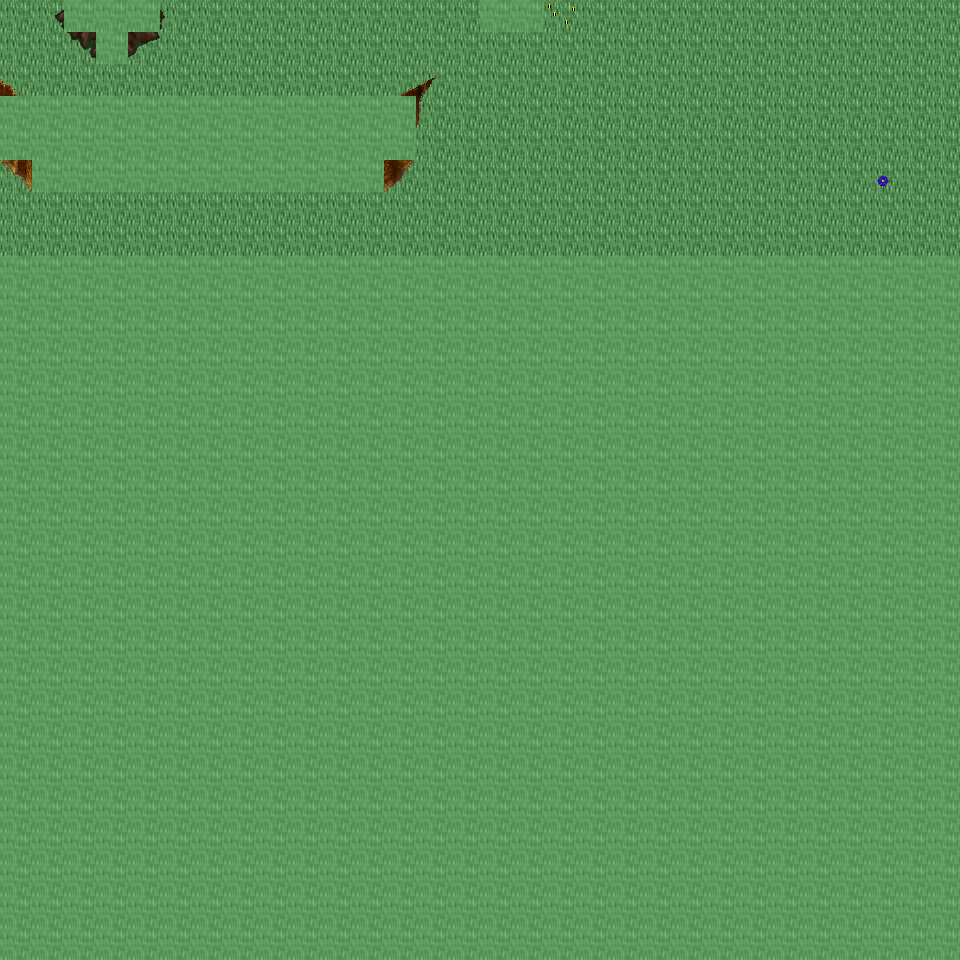

The image is a tile-based game level rendered from a .tmx file. Its description and source (layers, tilesets, objects; grid data summarised) follow:
An orthogonal 30x30 tile map with 32x32 px tiles, 6 tile layers (Ground, Object, Object2, Above, ...), 35 tilesets and 6 objects (6x mapchange).

<map version="1.0" orientation="orthogonal" renderorder="right-down" width="30" height="30" tilewidth="32" tileheight="32" nextobjectid="7">
  <tileset firstgid="1" name="tileset_ground_ground" tilewidth="32" tileheight="32" tilecount="33" columns="3">
    <image source="../drawable/tileset_ground_ground.png" width="96" height="352" />
  </tileset>
  <tileset firstgid="34" name="tileset_ground_water_pool" tilewidth="32" tileheight="32" tilecount="72" columns="3">
    <image source="../drawable/tileset_ground_water_pool.png" width="96" height="768" />
  </tileset>
  <tileset firstgid="106" name="tileset_ground_ridge_earth_dark" tilewidth="32" tileheight="32" tilecount="96" columns="12">
    <image source="../drawable/tileset_ground_ridge_earth_dark.png" width="384" height="256" />
  </tileset>
  <tileset firstgid="202" name="tileset_ground_grass_edges" tilewidth="32" tileheight="32" tilecount="36" columns="12">
    <image source="../drawable/tileset_ground_grass_edges.png" width="384" height="96" />
  </tileset>
  <tileset firstgid="238" name="tileset_ground_grass_corners" tilewidth="32" tileheight="32" tilecount="24" columns="6">
    <image source="../drawable/tileset_ground_grass_corners.png" width="192" height="128" />
  </tileset>
  <tileset firstgid="262" name="tileset_plant_flower_daisy_blue" tilewidth="32" tileheight="32" tilecount="8" columns="2">
    <image source="../drawable/tileset_plant_flower_daisy_blue.png" width="64" height="128" />
  </tileset>
  <tileset firstgid="270" name="tileset_plant_flower_daisy_yellow" tilewidth="32" tileheight="32" tilecount="8" columns="2">
    <image source="../drawable/tileset_plant_flower_daisy_yellow.png" width="64" height="128" />
  </tileset>
  <tileset firstgid="278" name="tileset_plant_flower_daisy_red" tilewidth="32" tileheight="32" tilecount="8" columns="2">
    <image source="../drawable/tileset_plant_flower_daisy_red.png" width="64" height="128" />
  </tileset>
  <tileset firstgid="286" name="tileset_plant_flower_daisy_white" tilewidth="32" tileheight="32" tilecount="8" columns="2">
    <image source="../drawable/tileset_plant_flower_daisy_white.png" width="64" height="128" />
  </tileset>
  <tileset firstgid="294" name="tileset_logic_collision" tilewidth="32" tileheight="32" tilecount="1" columns="1">
    <image source="../drawable/tileset_logic_collision.png" width="32" height="32" />
  </tileset>
  <tileset firstgid="295" name="tileset_plant_tree_tree_green" tilewidth="32" tileheight="32" tilecount="88" columns="8">
    <image source="../drawable/tileset_plant_tree_tree_green.png" width="256" height="352" />
  </tileset>
  <tileset firstgid="383" name="tileset_plant_stump_stump_brown" tilewidth="32" tileheight="32" tilecount="4" columns="2">
    <image source="../drawable/tileset_plant_stump_stump_brown.png" width="64" height="64" />
  </tileset>
  <tileset firstgid="387" name="tileset_item_pot_cauldron" tilewidth="32" tileheight="32" tilecount="48" columns="8">
    <image source="../drawable/tileset_item_pot_cauldron.png" width="256" height="192" />
  </tileset>
  <tileset firstgid="435" name="tileset_plant_bush_various_small" tilewidth="32" tileheight="32" tilecount="9" columns="3">
    <image source="../drawable/tileset_plant_bush_various_small.png" width="96" height="96" />
  </tileset>
  <tileset firstgid="444" name="tileset_ground_rock_pebbles" tilewidth="32" tileheight="32" tilecount="3" columns="1">
    <image source="../drawable/tileset_ground_rock_pebbles.png" width="32" height="96" />
  </tileset>
  <tileset firstgid="447" name="tileset_ground_ladder_vertical_dark" tilewidth="32" tileheight="32" tilecount="3" columns="3">
    <image source="../drawable/tileset_ground_ladder_vertical_dark.png" width="96" height="32" />
  </tileset>
  <tileset firstgid="450" name="tileset_item_chemistry_empty_bottles" tilewidth="32" tileheight="32" tilecount="12" columns="4">
    <image source="../drawable/tileset_item_chemistry_empty_bottles.png" width="128" height="96" />
  </tileset>
  <tileset firstgid="462" name="tileset_item_chemistry_flask" tilewidth="32" tileheight="32" tilecount="3" columns="1">
    <image source="../drawable/tileset_item_chemistry_flask.png" width="32" height="96" />
  </tileset>
  <tileset firstgid="465" name="tileset_item_pot_barrel" tilewidth="32" tileheight="32" tilecount="2" columns="1">
    <image source="../drawable/tileset_item_pot_barrel.png" width="32" height="64" />
  </tileset>
  <tileset firstgid="467" name="tileset_item_flagpole" tilewidth="32" tileheight="32" tilecount="3" columns="1">
    <image source="../drawable/tileset_item_flagpole.png" width="32" height="96" />
  </tileset>
  <tileset firstgid="470" name="tileset_item_food_beehive1" tilewidth="32" tileheight="32" tilecount="1" columns="1">
    <image source="../drawable/tileset_item_food_beehive1.png" width="32" height="32" />
  </tileset>
  <tileset firstgid="471" name="tileset_item_food_beehive2" tilewidth="32" tileheight="32" tilecount="1" columns="1">
    <image source="../drawable/tileset_item_food_beehive2.png" width="32" height="32" />
  </tileset>
  <tileset firstgid="472" name="tileset_item_buzzing_bees" tilewidth="32" tileheight="32" tilecount="5" columns="5">
    <image source="../drawable/tileset_item_buzzing_bees.png" width="160" height="32" />
  </tileset>
  <tileset firstgid="477" name="tileset_plant_bush_hedge" tilewidth="32" tileheight="32" tilecount="35" columns="5">
    <image source="../drawable/tileset_plant_bush_hedge.png" width="160" height="224" />
  </tileset>
  <tileset firstgid="512" name="tileset_furniture_table_wooden_trestle" tilewidth="32" tileheight="32" tilecount="9" columns="3">
    <image source="../drawable/tileset_furniture_table_wooden_trestle.png" width="96" height="96" />
  </tileset>
  <tileset firstgid="521" name="tileset_furniture_table_bench" tilewidth="32" tileheight="32" tilecount="3" columns="3">
    <image source="../drawable/tileset_furniture_table_bench.png" width="96" height="32" />
  </tileset>
  <tileset firstgid="524" name="tileset_item_food_smoked_meatandfish" tilewidth="32" tileheight="32" tilecount="4" columns="4">
    <image source="../drawable/tileset_item_food_smoked_meatandfish.png" width="128" height="32" />
  </tileset>
  <tileset firstgid="528" name="tileset_furniture_table_wooden_trestle_vertical" tilewidth="32" tileheight="32" tilecount="6" columns="2">
    <image source="../drawable/tileset_furniture_table_wooden_trestle_vertical.png" width="64" height="96" />
  </tileset>
  <tileset firstgid="534" name="tileset_building_huts" tilewidth="32" tileheight="32" tilecount="338" columns="26">
    <image source="../drawable/tileset_building_huts.png" width="832" height="416" />
  </tileset>
  <tileset firstgid="872" name="tileset_building_chimney_smoke" tilewidth="32" tileheight="32" tilecount="40" columns="4">
    <image source="../drawable/tileset_building_chimney_smoke.png" width="128" height="320" />
  </tileset>
  <tileset firstgid="912" name="tileset_item_firewood" tilewidth="32" tileheight="32" tilecount="12" columns="3">
    <image source="../drawable/tileset_item_firewood.png" width="96" height="128" />
  </tileset>
  <tileset firstgid="924" name="tileset_plant_bush_bush_pinks" tilewidth="32" tileheight="32" tilecount="4" columns="2">
    <image source="../drawable/tileset_plant_bush_bush_pinks.png" width="64" height="64" />
  </tileset>
  <tileset firstgid="928" name="tileset_plant_bush_fern" tilewidth="32" tileheight="32" tilecount="32" columns="8">
    <image source="../drawable/tileset_plant_bush_fern.png" width="256" height="128" />
  </tileset>
  <tileset firstgid="960" name="tileset_plant_bushes_and_trees" tilewidth="32" tileheight="32" tilecount="144" columns="16">
    <image source="../drawable/tileset_plant_bushes_and_trees.png" width="512" height="289" />
  </tileset>
  <tileset firstgid="1104" name="tileset_plant_bush_berried" tilewidth="32" tileheight="32" tilecount="60" columns="5">
    <image source="../drawable/tileset_plant_bush_berried.png" width="160" height="384" />
  </tileset>
  <layer name="Ground" width="30" height="30">
    <data>[900 cells, 240 non-empty, 1 distinct tile ids]</data>
  </layer>
  <layer name="Object" width="30" height="30">
    <data>[900 cells, 54 non-empty, 24 distinct tile ids]</data>
  </layer>
  <layer name="Object2" width="30" height="30">
    <data>[900 cells, 0 non-empty, 0 distinct tile ids]</data>
  </layer>
  <layer name="Above" width="30" height="30">
    <data>[900 cells, 2 non-empty, 2 distinct tile ids]</data>
  </layer>
  <layer name="Above2" width="30" height="30">
    <data>[900 cells, 2 non-empty, 2 distinct tile ids]</data>
  </layer>
  <layer name="Walkable" width="30" height="30">
    <data>[900 cells, 703 non-empty, 1 distinct tile ids]</data>
  </layer>
  <objectgroup name="MapEvents">
    <object id="1" name="north" type="mapchange" x="0" y="0" width="64" height="32">
      <properties>
        <property name="map" value="0_ados_mountain_n2_w2_x2_y4" />
        <property name="place" value="south" />
      </properties>
    </object>
    <object id="2" name="north2" type="mapchange" x="160" y="0" width="320" height="32">
      <properties>
        <property name="map" value="0_ados_mountain_n2_w2_x2_y4" />
        <property name="place" value="south2" />
      </properties>
    </object>
    <object id="3" name="north3" type="mapchange" x="544" y="0" width="416" height="32">
      <properties>
        <property name="map" value="0_ados_mountain_n2_w2_x2_y4" />
        <property name="place" value="south3" />
      </properties>
    </object>
    <object id="4" name="west" type="mapchange" x="0" y="0" width="32" height="96">
      <properties>
        <property name="map" value="0_fado_forest_s_x2_y4" />
        <property name="place" value="east" />
      </properties>
    </object>
    <object id="5" name="west2" type="mapchange" x="0" y="160" width="32" height="96">
      <properties>
        <property name="map" value="0_fado_forest_s_x2_y4" />
        <property name="place" value="east2" />
      </properties>
    </object>
    <object id="6" name="east" type="mapchange" x="928" y="0" width="32" height="256">
      <properties>
        <property name="map" value="0_fado_forest_s_x4_y4" />
        <property name="place" value="west" />
      </properties>
    </object>
  </objectgroup>
</map>
